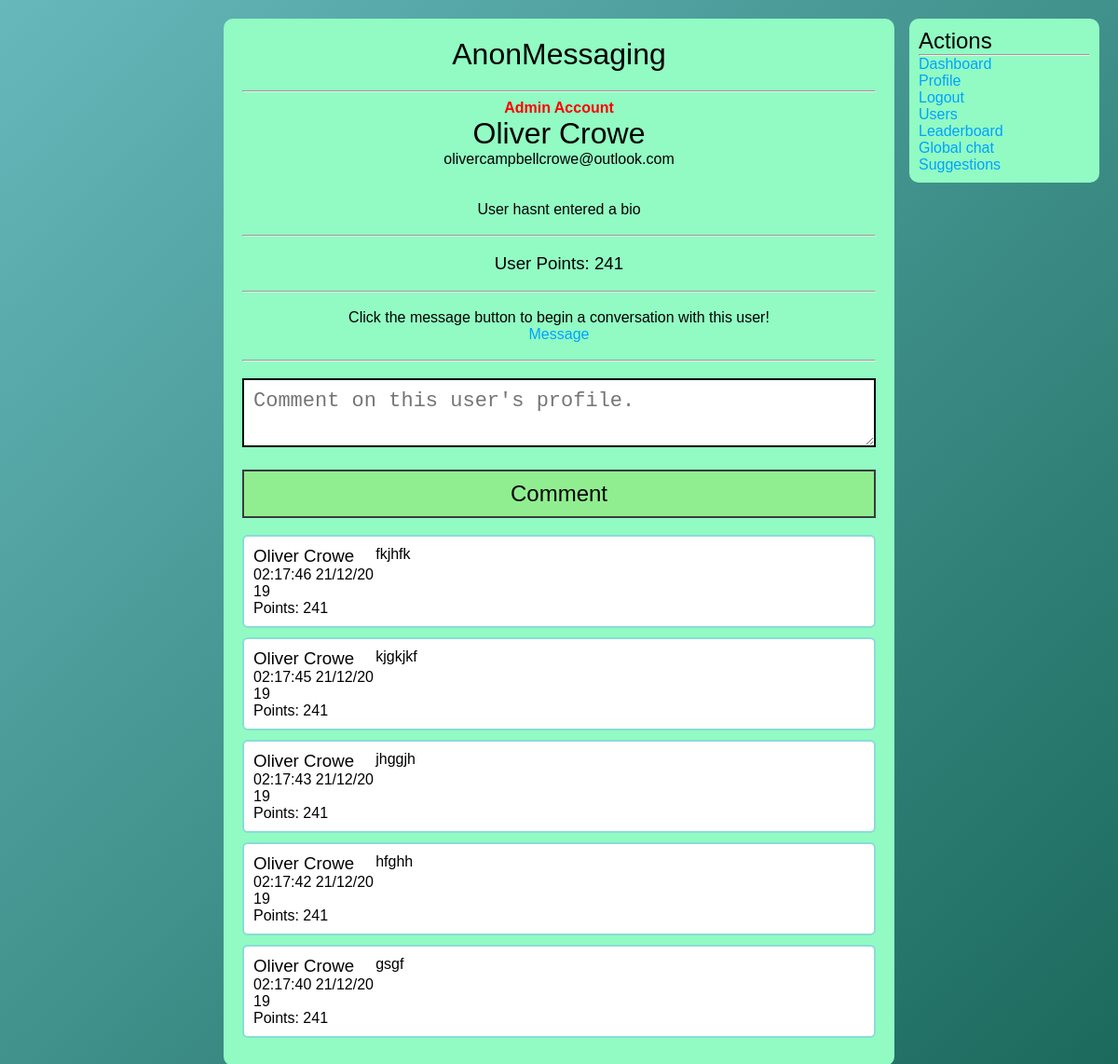
/profile/index.php?id=5 (signed in), run on the app's committed database.
### tables this page shows
CREATE TABLE `users` (
  `user_id` int(11) NOT NULL,
  `user_name` varchar(256) NOT NULL,
  `user_email` varchar(256) NOT NULL,
  `user_password` varchar(256) NOT NULL,
  `user_bio` longtext NOT NULL,
  `user_pfp` varchar(256) NOT NULL,
  `user_type` varchar(256) NOT NULL,
  `user_points` int(11) NOT NULL
);

CREATE TABLE `comments` (
  `comment_id` int(11) NOT NULL,
  `comment_profile` int(11) NOT NULL,
  `comment_user` int(11) NOT NULL,
  `comment_content` longtext NOT NULL,
  `comment_date` varchar(256) NOT NULL
);

### includes/functions.php (called while the page is built, shortened)
<?php
    include_once "connection.php";
    function checkPoints($id){
        global $conn;
        $sql = "SELECT * FROM `users` WHERE `user_id`='$id'";
        $result = mysqli_query($conn, $sql);
        while($row = mysqli_fetch_assoc($result)){
            $points = $row['user_points'];
        }
        return $points;
    }
    function findName($id){
        global $conn;
        $sql = "SELECT * FROM `users` WHERE `user_id` = '$id'";
        $result = mysqli_query($conn, $sql);
        while($row = mysqli_fetch_assoc($result)){
            $name = $row['user_name'];
        }
        return $name;
    }
?>

### profile/index.php (the view, shortened to what this page needs)
<?php
    include_once "../includes/connection.php";
    include_once "../includes/functions.php";
?>
<!DOCTYPE html>
<html lang="en">
<head>
    <link href="../css/style.css" rel="stylesheet">
</head>
<body>
    <div class="main-column">
    <a style="color: #000;text-align:center;" href="../users/index.php"><h1 class="btn-title" style="font-weight:100;margin-bottom:20px;">AnonMessaging</h1></a><hr><br>
    <?php
    $id = mysqli_real_escape_string($conn, $_GET['id']);
    $sql = "SELECT * FROM `users` WHERE `user_id`='$id' LIMIT 1";
    $result = mysqli_query($conn, $sql);
    if(mysqli_num_rows($result) == 0){
        echo "Error, account doesnt exist.";
        exit();
    }else {
        while($row = mysqli_fetch_assoc($result)){
            ?>
            <center>
            <?php
            if($row['user_type'] == 'admin'){
                ?>
                <p style="margin:none;margin-top:-10px;color:red;font-weight:700;">Admin Account</p>
                <?php
            }
            ?>
            <h1 class="user_name" style="font-weight:300;"><?php echo $row['user_name']; ?></h1>
            <p class="user_email"><?php echo $row['user_email']; ?></p>
            <br>
            <br>
            <p><?php echo $row['user_bio']; ?></p>
            <br><hr><br>
            <h3>User Points: <?php echo checkPoints($row['user_id']); ?></h3>
            <br><hr><br>
            <p>Click the message button to begin a conversation with this user!</p>
            <a class="addConv" href="startconversation.php?sender=<?php echo $_SESSION['user_id'] ?>&recipient=<?php echo $row['user_id']; ?>">Message</a>
            </center>
            <?php
        }
    }
    ?>
    <br><hr><br>
    <div class="comment-form">
        <form method="POST">
            <textarea style="width: 100%;max-width:100%;min-width:100%;font-size:22px;border:2px solid black;padding:10px;" class="comment-area" name="comment-area" placeholder="Comment on this user's profile."></textarea>
            <button type="submit" name="submit" class="submit-btn">Comment</button>
        </form>
    </div>
    <br>
    <?php
    $sql = "SELECT * FROM `comments` WHERE `comment_profile`='$id' ORDER BY `comment_id` DESC LIMIT 100";
    $result = mysqli_query($conn, $sql);
    while($row = mysqli_fetch_assoc($result)){
        ?>
 <div class="comment">
        <div class="comment-info">
            <a style="color:#000;text-decoration:none;" href="index.php?id=<?php echo $row['comment_user']; ?>"><h3><?php echo findName($row['comment_user']); ?></h3></a>
            <p><?php echo $row['comment_date']; ?></p>
            <p>Points: <?php echo checkPoints($row['comment_user']); ?></p>
        </div>
        <div class="comment-content">
            <p><?php echo $row['comment_content']; ?></p>
        </div>
    </div>
        <?php
    }
    ?>
   <div class="right-column">
            <h2 style="font-weight:300;">Actions</h2>
            <hr>
            <ul>
            <li><a href="../">Dashboard</a></li>
                <li><a href="../profile/index.php?id=<?php echo $_SESSION['user_id']; ?>">Profile</a></li>
                <li><a href="../logout">Logout</a></li>
                <li><a href="../users/index.php">Users</a></li>
                <li><a href="../leaderboard/">Leaderboard</a></li>
                <li><a href="../global/">Global chat</a></li>
                <li><a href="../suggestions/">Suggestions</a></li>
            </ul>
        </div>
    </div>
</body>
</html>

### css/style.css (style rules this page uses)
* { -webkit-box-sizing: border-box; box-sizing: border-box; padding: 0; margin: 0; }
body { font-family: sans-serif; background-attachment: fixed; background-size: cover; background-image: -webkit-gradient(linear, left top, right bottom, from(#66b8bb), to(#1b695c)); background-image: linear-gradient(to bottom right, #66b8bb, #1b695c); background-position: center; }
a { color: #00a2ff; text-decoration: none; }
h3 { font-weight: 100; }
.main-column { width: 60%; margin: 20px auto; padding: 20px; height: 100%; border-radius: 10px; background-color: #91fbc3; -webkit-box-sizing: border-box; box-sizing: border-box; }
.right-column { -webkit-box-sizing: border-box; box-sizing: border-box; position: fixed; right: 20px; top: 20px; width: 17%; background-color: #91fbc3; border-radius: 10px; padding: 10px; }
.right-column ul li { list-style: none; }
.comment-form .submit-btn { width: 100%; padding: 10px; background: lightgreen; border: 2px solid #3b3b3b; font-size: 24px; margin-top: 20px; }
.comment { margin-bottom: 10px; padding: 10px; width: 100%; overflow: auto; word-break: break-all; background-color: #fff; border-radius: 6px; max-height: 200px; border: 2px solid #88ddd6; }
.comment .comment-info { width: 20%; float: left; }
.comment .comment-content { width: 80%; float: left; }
.submit-btn { width: 100%; padding: 10px; background: lightgreen; border: 2px solid #3b3b3b; font-size: 24px; margin-top: 20px; }

### data on the page
users: user_type "Admin Account", user_name "Oliver Crowe", user_email "olivercampbellcrowe@outlook.com", user_bio "User hasnt entered a bio", checkPoints($row['user_id']) "241"
comments: comment_user.user_name "Oliver Crowe", comment_date "02:17:46 21/12/2019", comment_user.user_points "241", comment_content "fkjhfk"
comments: comment_user.user_name "Oliver Crowe", comment_date "02:17:45 21/12/2019", comment_user.user_points "241", comment_content "kjgkjkf"
comments: comment_user.user_name "Oliver Crowe", comment_date "02:17:43 21/12/2019", comment_user.user_points "241", comment_content "jhggjh"
comments: comment_user.user_name "Oliver Crowe", comment_date "02:17:42 21/12/2019", comment_user.user_points "241", comment_content "hfghh"
comments: comment_user.user_name "Oliver Crowe", comment_date "02:17:40 21/12/2019", comment_user.user_points "241", comment_content "gsgf"
